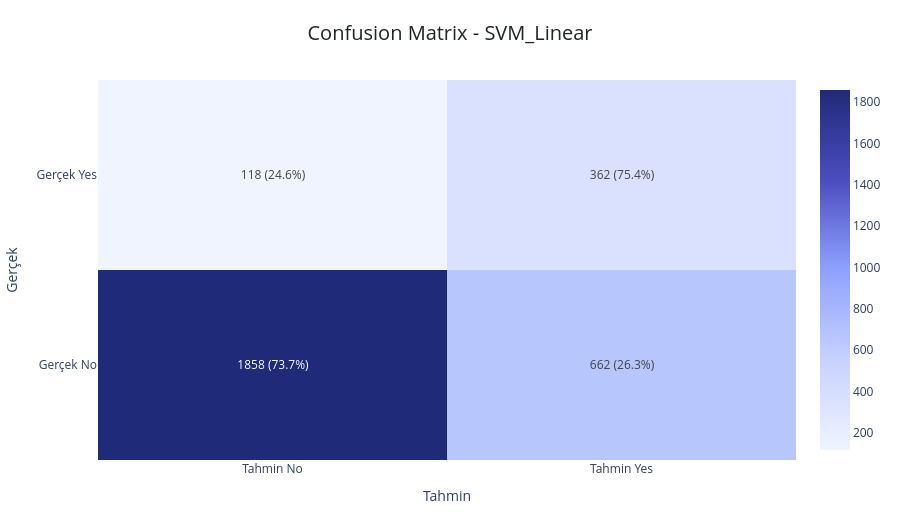
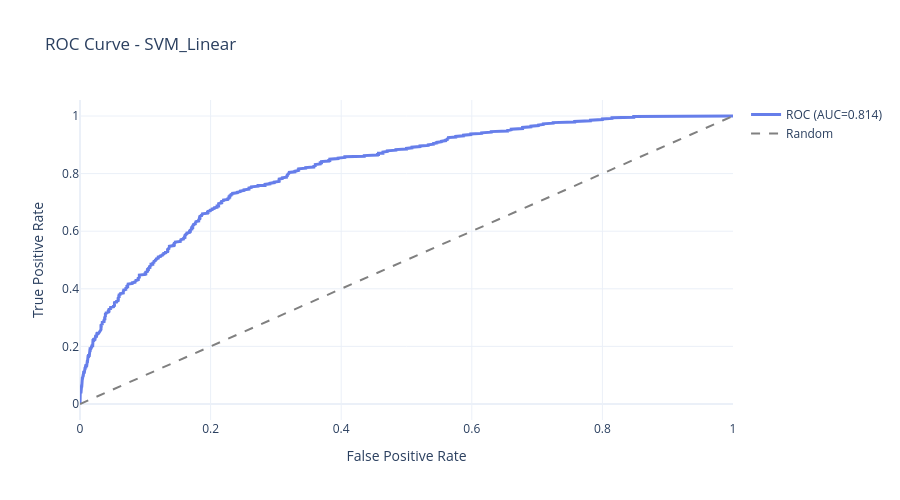

Write notebook code for charts like these, in order.
### Markdown cell above
### 📊 En İyi Modelin Detaylı Değerlendirmesi

- Confusion Matrix
- Classification Report
- ROC Curve (varsa probability çıktısı)

### Code cell
# ============================================================
# EN İYİ MODELİ SEÇ VE DETAYLI METRİKLERİ RAPORLA
# ============================================================

# ROC-AUC varsa ona göre, yoksa F1'e göre seçim
def pick_best(df_results):
    if df_results['ROC-AUC'].notna().any():
        return df_results.sort_values('ROC-AUC', ascending=False).iloc[0]['Model']
    return df_results.sort_values('F1', ascending=False).iloc[0]['Model']

best_model_name = pick_best(results_df)
best_clf = trained_models[best_model_name]

print("="*70)
print(f"🏆 En iyi model: {best_model_name}")
print("="*70)

# Test set tahminleri
best_pred = best_clf.predict(X_test)
best_proba = best_clf.predict_proba(X_test)[:, 1] if hasattr(best_clf.named_steps['model'], 'predict_proba') else None

print("📋 Classification Report:")
print(classification_report(y_test, best_pred, digits=3))

# Confusion Matrix (görkemli Plotly heatmap)
cm = confusion_matrix(y_test, best_pred)
cm_norm = cm / cm.sum(axis=1, keepdims=True)
cm_labels = ['Gerçek No', 'Gerçek Yes']
pred_labels = ['Tahmin No', 'Tahmin Yes']

# Tablo olarak da göster
cm_df = pd.DataFrame(cm, index=cm_labels, columns=pred_labels)
display(cm_df)

text_annot = [[f"{cm[i, j]}\n({cm_norm[i, j]*100:.1f}%)" for j in range(cm.shape[1])] for i in range(cm.shape[0])]
colorscale_cm = [[0, '#f0f4ff'], [0.25, '#c7d2fe'], [0.5, '#8da2ff'], [0.75, '#4b4dbf'], [1, '#1f2a78']]

fig_cm = go.Figure(data=go.Heatmap(
    z=cm,
    x=pred_labels,
    y=cm_labels,
    text=text_annot,
    texttemplate="%{text}",
    colorscale=colorscale_cm,
    showscale=True,
    hovertemplate="<b>%{y}</b><br>Tahmin: %{x}<br>Sayı: %{z}<extra></extra>"
))

fig_cm.update_layout(
    title={
        'text': f"Confusion Matrix - {best_model_name}",
        'x': 0.5,
        'xanchor': 'center',
        'font': {'size': 20, 'color': COLORS['dark']}
    },
    xaxis_title="Tahmin",
    yaxis_title="Gerçek",
    template=PLOTLY_TEMPLATE,
    height=520,
    margin=dict(l=80, r=40, t=80, b=60)
)

save_plotly_png(fig_cm, f"adim6_confusion_matrix_{best_model_name}")
fig_cm.show()

if best_proba is not None:
    fpr, tpr, _ = roc_curve(y_test, best_proba)
    auc_score = roc_auc_score(y_test, best_proba)
    fig = go.Figure()
    fig.add_trace(go.Scatter(x=fpr, y=tpr, mode='lines', name=f'ROC (AUC={auc_score:.3f})', line=dict(color=COLORS['primary'], width=3)))
    fig.add_trace(go.Scatter(x=[0,1], y=[0,1], mode='lines', name='Random', line=dict(color='gray', dash='dash')))
    fig.update_layout(title=f"ROC Curve - {best_model_name}", xaxis_title='False Positive Rate', yaxis_title='True Positive Rate', template=PLOTLY_TEMPLATE, height=500)
    save_plotly_png(fig, f"adim6_roc_curve_{best_model_name}")
    fig.show()

### Figure 1 — Plotly figure (JSON) as saved in the notebook; plotly's stock layout.template omitted (floating-point values rounded to 4 significant figures)
{"data": [{"colorscale": [[0, "#f0f4ff"], [0.25, "#c7d2fe"], [0.5, "#8da2ff"], [0.75, "#4b4dbf"], [1, "#1f2a78"]], "hovertemplate": "<b>%{y}</b><br>Tahmin: %{x}<br>Sayı: %{z}<extra></extra>", "showscale": true, "text": [["1858\n(73.7%)", "662\n(26.3%)"], ["118\n(24.6%)", "362\n(75.4%)"]], "texttemplate": "%{text}", "type": "heatmap", "x": ["Tahmin No", "Tahmin Yes"], "y": ["Gerçek No", "Gerçek Yes"], "z": [[1858, 662], [118, 362]]}], "layout": {"height": 520, "margin": {"b": 60, "l": 80, "r": 40, "t": 80}, "title": {"font": {"color": "#212529", "size": 20}, "text": "Confusion Matrix - SVM_Linear", "x": 0.5, "xanchor": "center"}, "xaxis": {"title": {"text": "Tahmin"}}, "yaxis": {"title": {"text": "Gerçek"}}}}

### Figure 2 — Plotly figure (JSON) as saved in the notebook; plotly's stock layout.template omitted (floating-point values rounded to 4 significant figures; data arrays with more than 128 entries replaced by an {"elided": "..."} marker saying what was removed)
{"data": [{"line": {"color": "#667eea", "width": 3}, "mode": "lines", "name": "ROC (AUC=0.814)", "type": "scatter", "x": {"elided": "632 float values"}, "y": {"elided": "632 float values"}}, {"line": {"color": "gray", "dash": "dash"}, "mode": "lines", "name": "Random", "type": "scatter", "x": [0, 1], "y": [0, 1]}], "layout": {"height": 500, "title": {"text": "ROC Curve - SVM_Linear"}, "xaxis": {"title": {"text": "False Positive Rate"}}, "yaxis": {"title": {"text": "True Positive Rate"}}}}
